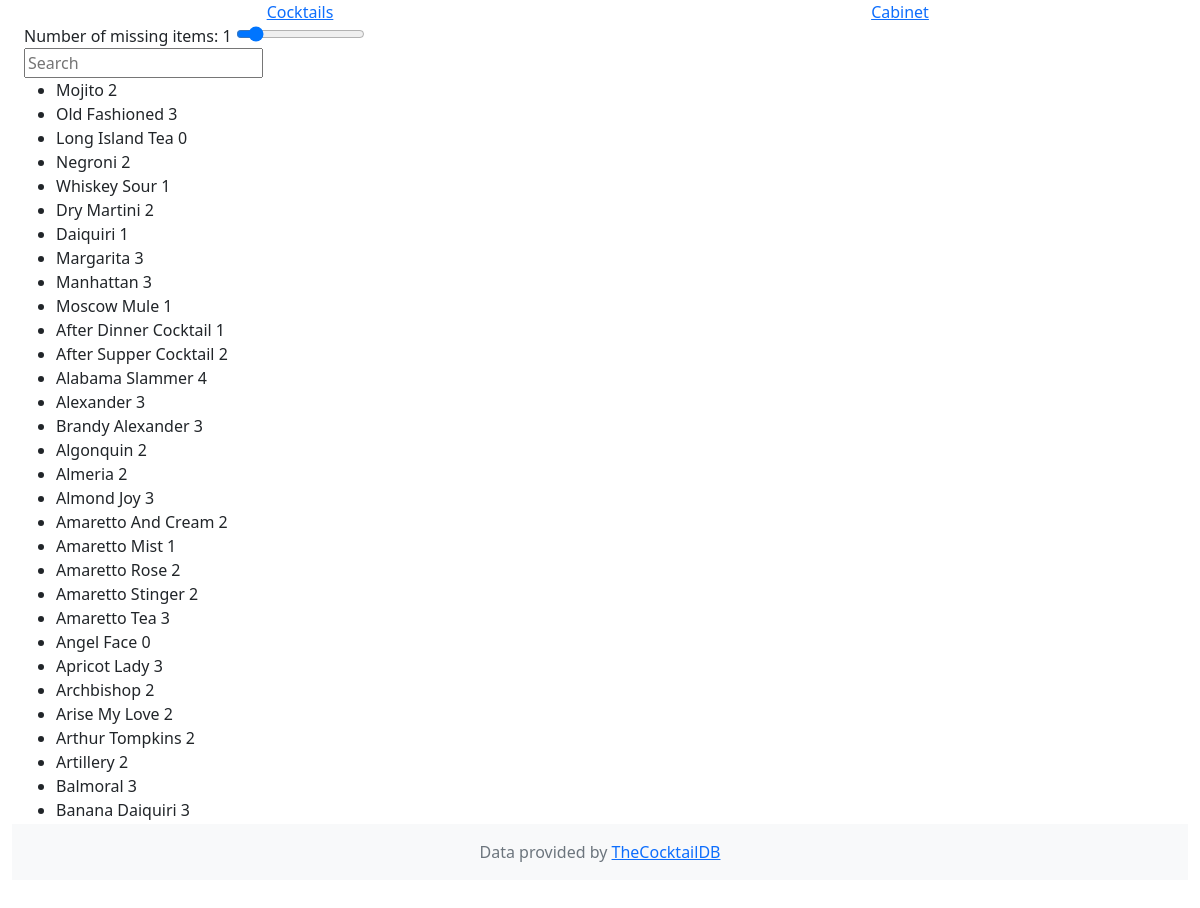
The page / on the database its author committed.
### tables this page shows
CREATE TABLE cocktails (idDrink INT PRIMARY KEY,strDrink,strCategory,strIBA,strAlcoholic,strGlass,strIngredient1,strIngredient2,strIngredient3,strIngredient4,strIngredient5,strIngredient6,strIngredient7,strIngredient8,strIngredient9,strIngredient10,strIngredient11,strIngredient12,strIngredient13,strIngredient14,strIngredient15,strMeasure1,strMeasure2,strMeasure3,strMeasure4,strMeasure5,strMeasure6,strMeasure7,strMeasure8,strMeasure9,strMeasure10,strMeasure11,strMeasure12,strMeasure13,strMeasure14,strMeasure15,strInstructions,numIngredients);

### app.py (the view)
@app.route("/", methods=["GET", "POST"])
def index():
    drinks_cabinet.refresh()
    items = drinks_cabinet.have()
    items = convert_items(items)
    cocktails = []
    for entry in book:
        missing = entry.availability(items)
        number_missing = len(missing)
        cocktails.append({"id":entry.id, "name":entry.name, "number_missing":number_missing, "missing":missing})
    if request.args.get("idDrink"):
        idDrink = int(request.args.get("idDrink"))
        drink = book.index[idDrink]
    else:
        drink = None
    print(cocktails)
    return render_template(
        "cocktails.html", cocktails=cocktails, drink=drink
    )

### app.py (called while the page is built)
def convert_items(items):
  if type(items) != list:
    items = list([items, items])
  ingredients = set()
  for item in items:
    db_entry = db.execute("SELECT ingredient FROM ingredients WHERE item = ?", item)
    for field in db_entry:
      ingredients.add(field['ingredient'])
  return(ingredients)

  def __iter__(self):
    for entry in self.index:
      yield self.index[entry]

  def availability(self, ingredients = []):
    availability = []
    for ingredient in self.ingredients:
      if ingredient in ingredients:
        pass
      else:
        availability.append(ingredient)
    return availability

  def refresh(self):
    request_1 = db.execute("SELECT item, category, have FROM ingredients")
    items = {}
    for row in request_1:
      items.update({row['item'] : {'category' : row['category'],'have' : row['have']}})
    self.items = items
    """ categorisation of items as a dictionary of format { category : [ item, item, item ...] , .. } """
    request_2 = db.execute("SELECT DISTINCT category FROM ingredients")
    categories = {}
    for row in request_2:
      categories.update({row['category']:[]})
    for item in items.keys():
      categories[items[item]['category']].append(item)
    self.categories = categories

  def have(self):
    have = []
    for entry in self.items:
      if self.items[entry]['have']:
        have.append(entry)
    return have

### templates/cocktails.html (shortened to what this page needs)
{% extends "layout.html" %}
{% block left %}
  <div id="selector" class="slidecontainer">
    <span>Number of missing items:</span>
    <span id="f"></span>
    <input type="range" min="0" max="9" value="1" class="slider" id="myRange" onclick="hideCocktails()">
  </div>
  <div class="search">
    <input id="myInput" type="text" onkeyup="filter()" placeholder="Search">
  </div>
  <ul class="overflow-auto"  id="cocktails">
  {% for cocktail in cocktails %}
      <li>
        <div missing="{{cocktail.number_missing}}" onclick="addRecipie('{{cocktail.id}}')">{{cocktail.name}} {{(cocktail.number_missing)}}<br></div>
      </li>
  {% endfor %}
  </ul>
{% endblock %}

### rows shown on the page
cocktails: name "Mojito", number_missing "2"
cocktails: name "Old Fashioned", number_missing "3"
cocktails: name "Long Island Tea", number_missing "0"
cocktails: name "Negroni", number_missing "2"
cocktails: name "Whiskey Sour", number_missing "1"
cocktails: name "Dry Martini", number_missing "2"
cocktails: name "Daiquiri", number_missing "1"
cocktails: name "Margarita", number_missing "3"
cocktails: name "Manhattan", number_missing "3"
cocktails: name "Moscow Mule", number_missing "1"
cocktails: name "After Dinner Cocktail", number_missing "1"
cocktails: name "After Supper Cocktail", number_missing "2"
cocktails: name "Alabama Slammer", number_missing "4"
cocktails: name "Alexander", number_missing "3"
cocktails: name "Brandy Alexander", number_missing "3"
cocktails: name "Algonquin", number_missing "2"
cocktails: name "Almeria", number_missing "2"
cocktails: name "Almond Joy", number_missing "3"
cocktails: name "Amaretto And Cream", number_missing "2"
cocktails: name "Amaretto Mist", number_missing "1"
cocktails: name "Amaretto Rose", number_missing "2"
cocktails: name "Amaretto Stinger", number_missing "2"
cocktails: name "Amaretto Tea", number_missing "3"
cocktails: name "Angel Face", number_missing "0"
cocktails: name "Apricot Lady", number_missing "3"
cocktails: name "Archbishop", number_missing "2"
cocktails: name "Arise My Love", number_missing "2"
cocktails: name "Arthur Tompkins", number_missing "2"
cocktails: name "Artillery", number_missing "2"
cocktails: name "Balmoral", number_missing "3"
cocktails: name "Banana Daiquiri", number_missing "3"
